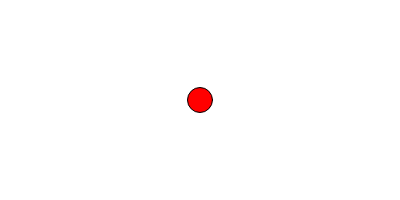
Frame 1 (no input)
Frame 60 (no input): identical to frame 1, image omitted
Frame 120 (the mouse pressed at the canvas centre since frame 60): identical to frame 1, image omitted

The p5.js sketch that drew this single still picture (run headless with seeded random() and noise() and a simulated clock; from frame 60 on, the mouse is pressed at the canvas centre):

// p5.js sketch
// ── sketch.js
// x position variable
var xpos = 200;

// y position variable
var ypos = 100;

function setup() {
  // set canvas size
  createCanvas(400, 200);
}

function draw() {
  // clear background
  background(255);

  // set the fill color
  fill(255, 0, 0);

  // black outline
  stroke(0);

  // set the ellipse mode
  ellipseMode(CENTER);

  // draw a circle
  ellipse(xpos, ypos, 25, 25);
}

function keyPressed() {
  xpos = random(0, width);
  ypos = random(0, height);
}
